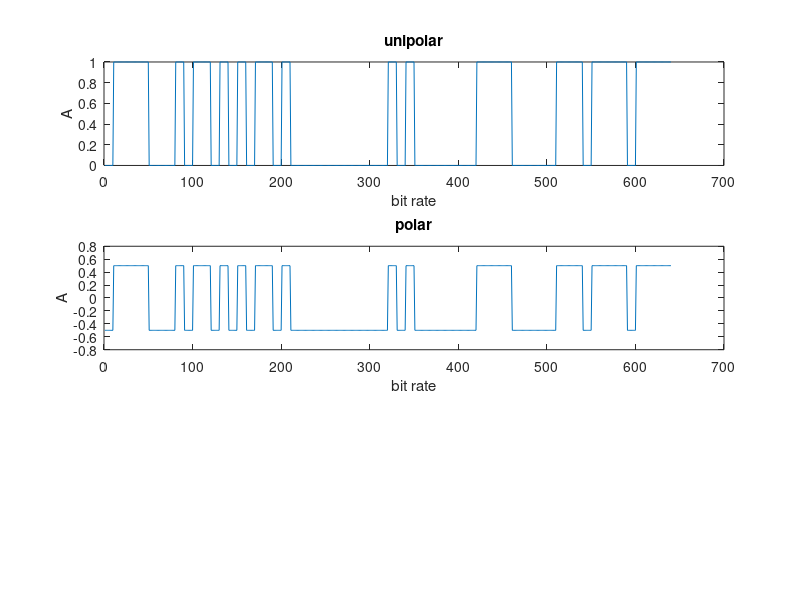
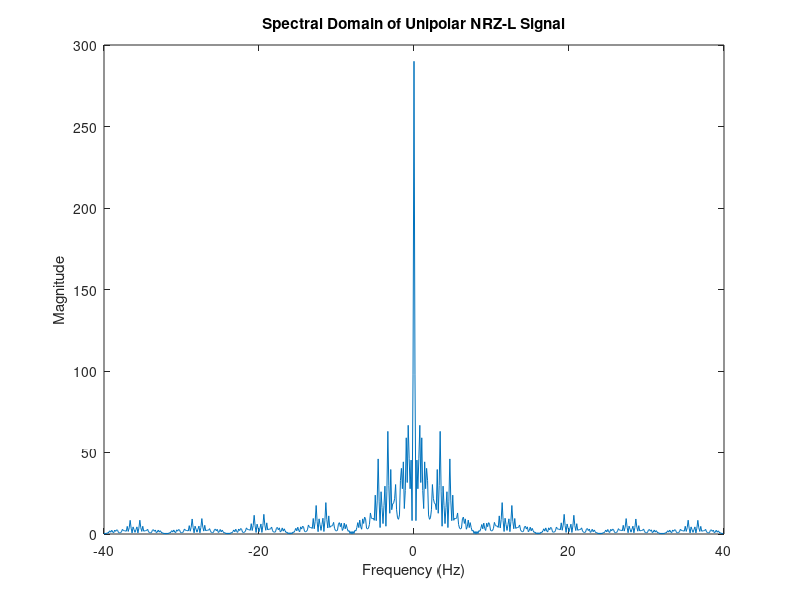
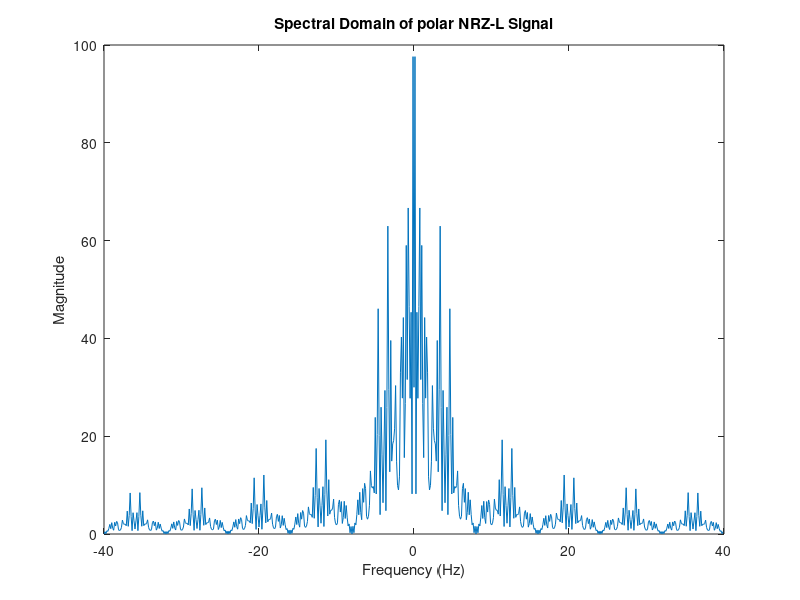
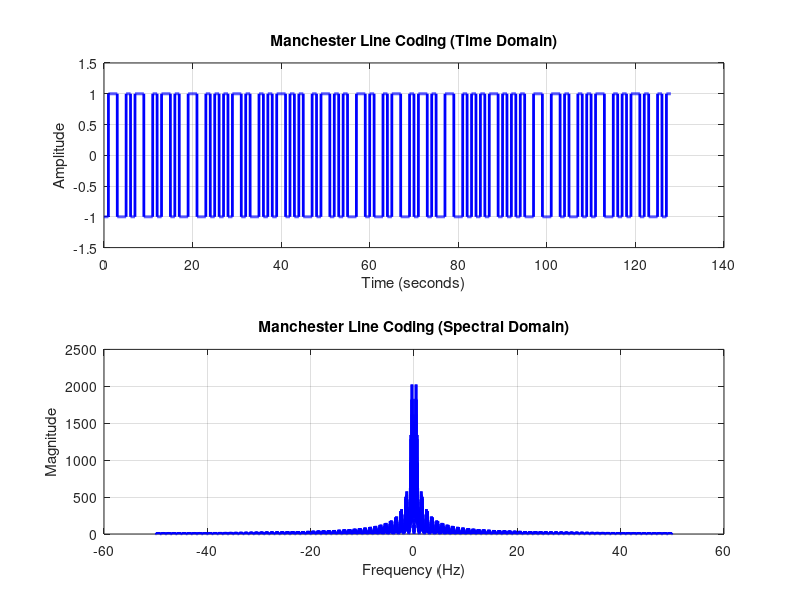

Write the MATLAB code that produced these figures, in order.
L = 10 ;%resolution 
Fs = 8*L;
bitStreamLength = 64;
bitStream = randi([0,1],1,bitStreamLength);
data = rand(1,64)>0.5;
datacode_uni = reshape(repmat(data,L,1),1,length(data)*L);
%same for polar
datacode_poler = reshape(repmat(data,L,1),1,length(data)*L)-0.5;
%
subplot(3,1,1);plot(datacode_uni);
xlabel('bit rate');
ylabel('A');
title('unipolar');
subplot(3,1,2);plot(datacode_poler);
xlabel('bit rate');
ylabel('A');
title('polar');

N = length(datacode_uni);
unipolar_nrz_l_freq = fftshift(fft(datacode_uni)); 
magnitude_spectrum_nrz_l = abs(unipolar_nrz_l_freq);
f = (-N/2:N/2 - 1)*(Fs/N);%??

figure;
plot(f, magnitude_spectrum_nrz_l);
xlabel('Frequency (Hz)');
ylabel('Magnitude');
title('Spectral Domain of Unipolar NRZ-L Signal');

polar_nrz_l_freq = fftshift(fft(datacode_poler)); 
magnitude_spectrum_nrz_l = abs(polar_nrz_l_freq);
figure;
plot(f, magnitude_spectrum_nrz_l);
xlabel('Frequency (Hz)');
ylabel('Magnitude');
title('Spectral Domain of polar NRZ-L Signal');

 
% Manchester Encoding
manchesterEncoded = [];
for i = 1:bitStreamLength
    if bitStream(i) == 0
        manchesterEncoded = [manchesterEncoded, ones(1, 100)*1, ones(1, 100)*(-1)]; 
    else
        manchesterEncoded = [manchesterEncoded, ones(1, 100)*(-1), ones(1, 100)*1]; 
    end
end

fs = 100;

% Plot Time Domain
t = (0:length(manchesterEncoded)-1) / fs;
figure;
subplot(2,1,1);
plot(t, manchesterEncoded, 'b', 'LineWidth', 2);
title('Manchester Line Coding (Time Domain)');
xlabel('Time (seconds)');
ylabel('Amplitude');
ylim([-1.5 1.5]);
grid on;

% Plot Spectral Domain
N = length(manchesterEncoded);
f = (-N/2:N/2-1)*(fs/N);
spectrum = abs(fftshift(fft(manchesterEncoded)));
subplot(2,1,2);
plot(f, spectrum, 'b', 'LineWidth', 2);
title('Manchester Line Coding (Spectral Domain)');
xlabel('Frequency (Hz)');
ylabel('Magnitude');
grid on;
